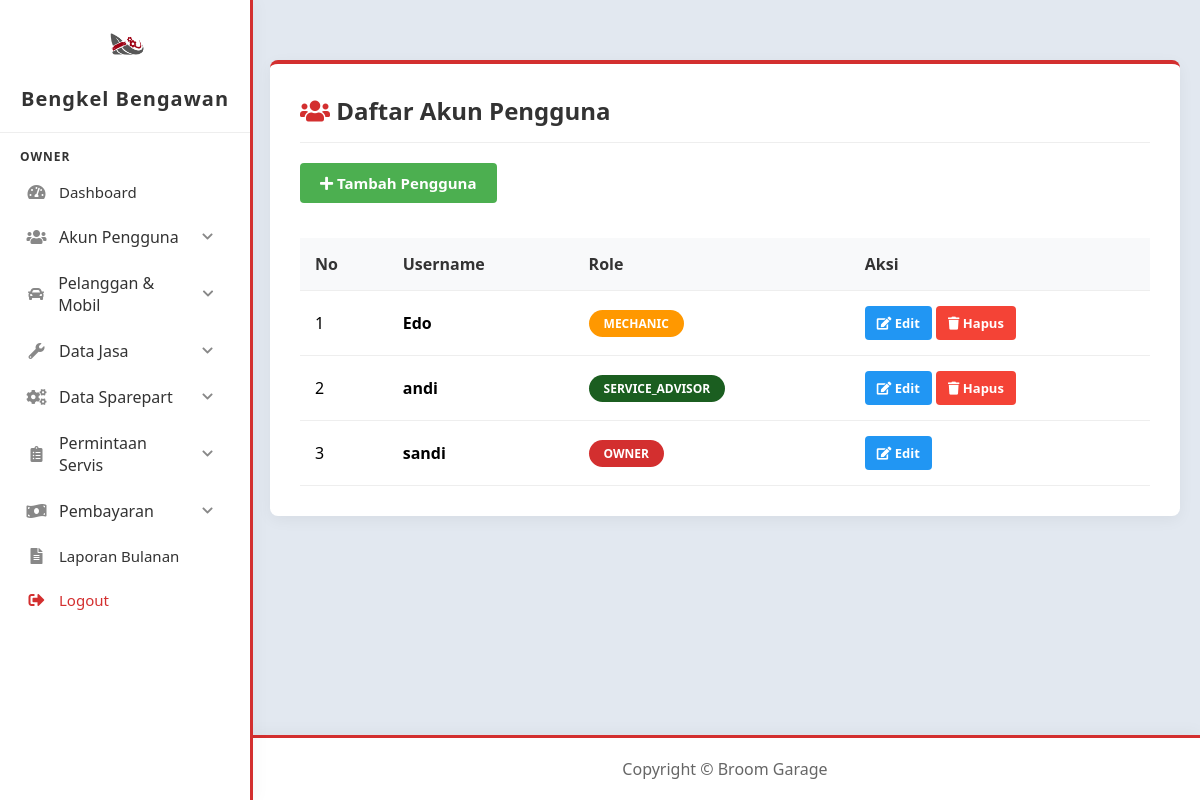
Page /owner/akun_pengguna/list.php (signed in) on the earlier database version.
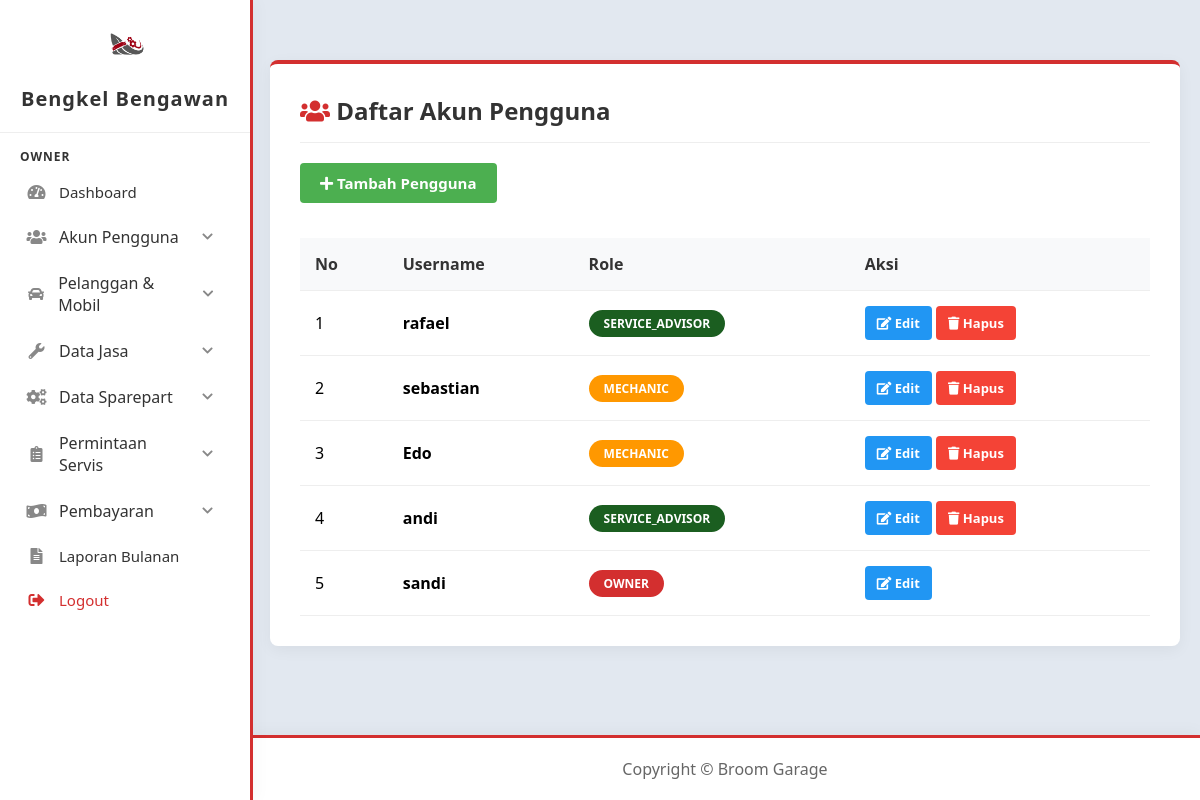
Same page on the later database version.
### tables this page shows
CREATE TABLE `pengguna` (
  `id_pengguna` int(11) NOT NULL,
  `username` varchar(50) NOT NULL,
  `password` varchar(255) NOT NULL,
  `role` enum('owner','service_advisor','mechanic','') NOT NULL,
  `is_first_login` tinyint(1) NOT NULL DEFAULT 1
);

### owner/akun_pengguna/list.php (the view, shortened to what this page needs)
<?php
include '../../config/config.php';
$query = "SELECT * FROM pengguna ORDER BY id_pengguna DESC";
$result = mysqli_query($conn, $query);
?>
<!DOCTYPE html>
<html lang="en">
<head>
    <link href="https://cdnjs.cloudflare.com/ajax/libs/font-awesome/5.15.3/css/all.min.css" rel="stylesheet">
    <link href="../../assets/css/dashboard.css" rel="stylesheet">
    <link rel="stylesheet" href="../../assets/css/list.css">
</head>
<body>
    <?php include '../../includes/sidebar.php'; ?>
    <div class="content">
        <div class="table-container">
            <h2 style="margin-top: 0; color: #333; text-align: left; border-bottom: 1px solid #eee; padding-bottom: 15px; margin-bottom: 20px;">
                <i class="fas fa-users" style="color: #d32f2f;"></i> Daftar Akun Pengguna
            </h2>
            <div style="text-align: left;">
                <a href="add.php" class="btn btn-add"><i class="fas fa-plus"></i> Tambah Pengguna</a>
            </div>
            <table>
                <thead>
                    <tr>
                        <th>No</th>
                        <th>Username</th>
                        <th>Role</th>
                        <th>Aksi</th>
                    </tr>
                </thead>
                <tbody>
                    <?php
                    $no = 1;
                    if(mysqli_num_rows($result) > 0) {
                        while($row = mysqli_fetch_assoc($result)):
                    ?>
                        <tr>
                            <td><?php echo $no++; ?></td>
                            <td><strong><?php echo htmlspecialchars($row['username']); ?></strong></td>
                            <td>
                                <?php
                                    $bg_color = '#d32f2f';
                                    if ($row['role'] == 'mechanic') {
                                        $bg_color = '#ff9800';
                                    } elseif ($row['role'] == 'service_advisor') {
                                        $bg_color = '#1b5e20';
                                    }
                                ?>
                                <span class="role-badge" style="font-size: 12px; margin-top:0; background-color: <?php echo $bg_color; ?>;">
                                    <?php echo strtoupper(htmlspecialchars($row['role'])); ?>
                                </span>
                            </td>
                            <td>
                                <a href="edit.php?id=<?php echo $row['id_pengguna']; ?>" class="btn btn-edit"><i class="fas fa-edit"></i> Edit</a>
                                <?php if($row['id_pengguna'] != $_SESSION['id_pengguna']): ?>
                                <a href="delete.php?id=<?php echo $row['id_pengguna']; ?>" class="btn btn-delete" onclick="return confirm('Yakin ingin menghapus pengguna ini?');"><i class="fas fa-trash"></i> Hapus</a>
                                <?php endif; ?>
                            </td>
                        </tr>
                    <?php
                        endwhile;
                    } else {
                        echo "<tr><td colspan='4' style='text-align:center; padding: 20px;'>Tidak ada data pengguna</td></tr>";
                    }
                    ?>
                </tbody>
            </table>
        </div>
    </div>
    <?php include '../../includes/footer.php'; ?>
</body>
</html>

Differences in the rows shown:
added pengguna: username "rafael", role "SERVICE_ADVISOR"
added pengguna: username "sebastian", role "MECHANIC"
